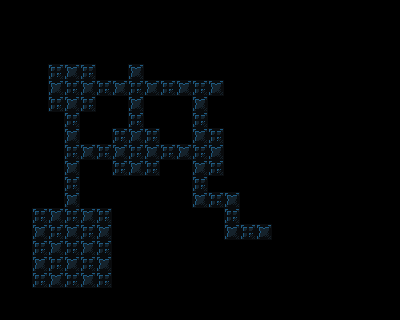

Rendered tile map (Tiled .tmx) drawn with the repository's tilesets; below, a short description and the full map source, tile grids included:
An orthogonal 25x20 tile map with 16x16 px tiles, 1 tile layer (background) and 30 objects (5x triggerable, 4x pressure_plate, 4x barrel_right, 4x barrel_left, 4x barrel_down, ...).

<map version="1.4" tiledversion="2020.10.30" orientation="orthogonal" renderorder="right-down" width="25" height="20" tilewidth="16" tileheight="16" infinite="0" nextlayerid="6" nextobjectid="425">
 <properties>
  <property name="display_name" value="sneaky bastard dlfjg" />
  <property name="has_video_tape" type="bool" value="false" />
  <property name="next_level" value="./data/levels/tmx/L51.tmx" />
  <property name="player_bomb_count" value="0" />
 </properties>
 <tileset firstgid="1" name="newtiledsheet" tilewidth="16" tileheight="16" tilecount="180" columns="9">
  <image source="../../newtiledsheet.png" width="144" height="320" />
 </tileset>
 <layer id="1" name="background" width="25" height="20">
  <data encoding="csv">
27,27,27,27,27,27,27,27,27,27,27,22,27,27,27,27,27,27,27,27,27,27,27,27,27,
27,27,27,27,27,27,27,27,27,27,27,27,27,27,27,27,27,27,27,27,27,27,27,27,27,
27,27,27,27,27,27,27,27,27,27,27,27,27,27,27,27,27,27,27,27,27,27,27,27,27,
27,27,27,27,27,27,27,27,27,27,27,27,27,27,27,27,27,27,27,27,27,27,27,27,27,
27,27,27,19,20,19,27,27,20,27,27,27,27,27,27,27,27,27,27,27,27,27,27,27,27,
27,27,27,20,19,20,19,20,19,20,19,20,19,20,27,27,27,27,27,27,27,27,27,27,27,
27,27,27,19,20,19,27,27,20,27,27,27,20,27,27,27,27,27,27,27,27,27,27,27,27,
27,27,27,27,19,27,27,27,19,27,27,27,19,27,27,27,27,27,27,27,27,27,27,27,27,
27,27,27,27,20,27,27,19,20,19,27,27,20,19,27,27,27,27,27,27,27,27,27,27,27,
27,27,27,27,19,20,19,20,19,20,19,20,19,20,27,27,27,27,27,27,27,27,27,27,27,
27,27,27,27,20,27,27,19,20,19,27,27,20,19,27,27,27,27,27,27,27,27,27,27,27,
27,27,27,27,19,27,27,27,27,27,27,27,19,27,27,27,27,27,27,27,27,27,27,27,27,
27,27,27,27,20,27,27,27,27,27,27,27,20,19,20,27,27,27,27,27,27,27,27,27,27,
27,27,19,20,19,20,19,27,27,27,27,27,27,27,19,27,27,27,27,27,27,27,27,27,27,
27,27,20,19,20,19,20,27,27,27,27,27,27,27,20,19,20,27,27,27,27,27,27,27,27,
27,27,19,20,19,20,19,27,27,27,27,27,27,27,27,27,27,27,27,27,27,27,27,27,27,
27,27,20,19,20,19,20,27,27,27,27,27,27,27,27,27,27,27,27,27,27,27,27,27,27,
27,27,19,20,19,20,19,27,27,27,27,27,27,27,27,27,27,27,27,27,27,27,27,27,27,
27,27,27,27,27,27,27,27,27,27,27,27,27,27,27,27,27,27,27,27,27,27,27,27,27,
27,27,27,27,27,27,27,27,27,27,27,27,27,27,27,27,27,27,27,27,27,27,27,27,27
</data>
 </layer>
 <objectgroup id="4" name="objects">
  <object id="395" type="pressure_plate" gid="54" x="64" y="144" width="16" height="16">
   <properties>
    <property name="triggers" type="int" value="1" />
   </properties>
  </object>
  <object id="396" type="pressure_plate" gid="54" x="192" y="160" width="16" height="16">
   <properties>
    <property name="triggers" type="int" value="4" />
   </properties>
  </object>
  <object id="397" type="pressure_plate" gid="54" x="128" y="80" width="16" height="16">
   <properties>
    <property name="triggers" type="int" value="2" />
   </properties>
  </object>
  <object id="399" type="triggerable" gid="16" x="208" y="208" width="16" height="16">
   <properties>
    <property name="triggered_id" type="int" value="2" />
   </properties>
  </object>
  <object id="400" type="triggerable" gid="16" x="240" y="240" width="16" height="16">
   <properties>
    <property name="triggered_id" type="int" value="4" />
   </properties>
  </object>
  <object id="402" type="triggerable" gid="7" x="224" y="224" width="16" height="16">
   <properties>
    <property name="triggered_id" type="int" value="3" />
   </properties>
  </object>
  <object id="403" type="triggerable" gid="17" x="80" y="160" width="16" height="16">
   <properties>
    <property name="triggered_id" type="int" value="1" />
   </properties>
  </object>
  <object id="404" type="triggerable" gid="7" x="192" y="112" width="16" height="16">
   <properties>
    <property name="triggered_id" type="int" value="2" />
   </properties>
  </object>
  <object id="406" type="pressure_plate" gid="54" x="208" y="96" width="16" height="16">
   <properties>
    <property name="triggers" type="int" value="3" />
   </properties>
  </object>
  <object id="407" type="scene_switching_tile" gid="32" x="272" y="240" width="16" height="16" />
  <object id="408" type="actor" gid="46" x="64" y="256" width="16" height="16" />
  <object id="409" type="barrel_right" gid="144" x="80" y="240" width="16" height="16" />
  <object id="410" type="barrel_left" gid="144" x="80" y="240" width="16" height="16" />
  <object id="411" type="barrel_down" gid="144" x="80" y="240" width="16" height="16" />
  <object id="412" type="barrel_up" gid="144" x="80" y="240" width="16" height="16" />
  <object id="413" type="barrel_right" gid="144" x="48" y="240" width="16" height="16" />
  <object id="414" type="barrel_left" gid="144" x="48" y="240" width="16" height="16" />
  <object id="415" type="barrel_down" gid="144" x="48" y="240" width="16" height="16" />
  <object id="416" type="barrel_up" gid="144" x="48" y="240" width="16" height="16" />
  <object id="417" type="barrel_right" gid="144" x="48" y="272" width="16" height="16" />
  <object id="418" type="barrel_left" gid="144" x="48" y="272" width="16" height="16" />
  <object id="419" type="barrel_down" gid="144" x="48" y="272" width="16" height="16" />
  <object id="420" type="barrel_up" gid="144" x="48" y="272" width="16" height="16" />
  <object id="421" type="barrel_right" gid="144" x="80" y="272" width="16" height="16" />
  <object id="422" type="barrel_left" gid="144" x="80" y="272" width="16" height="16" />
  <object id="423" type="barrel_down" gid="144" x="80" y="272" width="16" height="16" />
  <object id="424" type="barrel_up" gid="144" x="80" y="272" width="16" height="16" />
  <object id="393" type="moveable_tile" gid="45" x="64" y="192" width="16" height="16" />
  <object id="394" type="moveable_tile" gid="45" x="96" y="160" width="16" height="16" />
  <object id="398" type="moveable_tile" gid="45" x="192" y="128" width="16" height="16" />
 </objectgroup>
</map>
